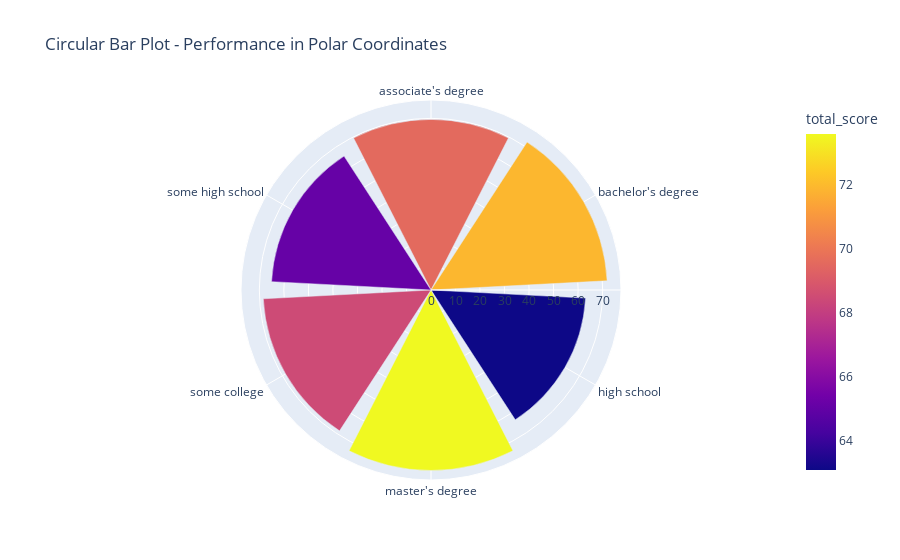

Notebook code cell kept with this figure:
### Code cell
#  Circular Bar Plot - Polar coordinate performance
circular_data = df.groupby('parental_level_of_education')['total_score'].mean().reset_index()

fig = px.bar_polar(circular_data, r='total_score', theta='parental_level_of_education',
                  color='total_score', color_continuous_scale='plasma',
                  title=' Circular Bar Plot - Performance in Polar Coordinates')
fig.show()

### Figure 1 — Plotly figure (JSON) as saved in the notebook; plotly's stock layout.template omitted (floating-point values rounded to 4 significant figures)
{"data": [{"hovertemplate": "total_score=%{marker.color}<br>parental_level_of_education=%{theta}<extra></extra>", "legendgroup": "", "marker": {"color": [69.57, 71.92, 63.1, 73.6, 68.48, 65.11], "coloraxis": "coloraxis", "pattern": {"shape": ""}}, "name": "", "r": [69.57, 71.92, 63.1, 73.6, 68.48, 65.11], "showlegend": false, "subplot": "polar", "theta": ["associate's degree", "bachelor's degree", "high school", "master's degree", "some college", "some high school"], "type": "barpolar"}], "layout": {"barmode": "relative", "coloraxis": {"colorbar": {"title": {"text": "total_score"}}, "colorscale": [[0, "#0d0887"], [0.1111, "#46039f"], [0.2222, "#7201a8"], [0.3333, "#9c179e"], [0.4444, "#bd3786"], [0.5556, "#d8576b"], [0.6667, "#ed7953"], [0.7778, "#fb9f3a"], [0.8889, "#fdca26"], [1, "#f0f921"]]}, "legend": {"tracegroupgap": 0}, "polar": {"angularaxis": {"direction": "clockwise", "rotation": 90}, "domain": {"x": [0, 1], "y": [0, 1]}}, "title": {"text": " Circular Bar Plot - Performance in Polar Coordinates"}}}
